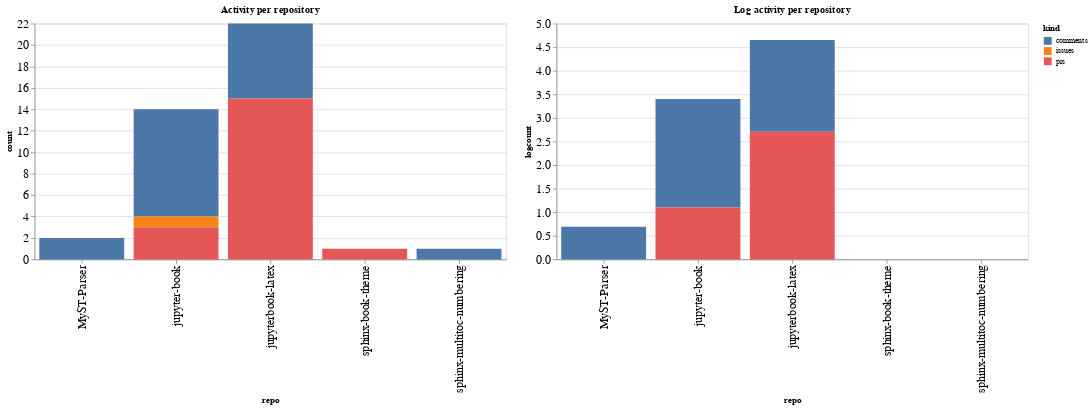

The code cell stored with this chart in its notebook:
### Code cell
ch1 = alt.Chart(repo_summaries, width=600, title="Activity per repository").mark_bar().encode(
    x='repo',
    y='count',
    color='kind',
    tooltip="kind"
)

ch2 = alt.Chart(repo_summaries, width=600, title="Log activity per repository").mark_bar().encode(
    x='repo',
    y='logcount',
    color='kind',
    tooltip="kind"
)

ch1 | ch2

### Figure 1 — Vega-Lite specification as saved in the notebook (floating-point values rounded to 4 significant figures)
{"config": {"axisLeft": {"labelFontSize": 15}, "axisBottom": {"labelFontSize": 15}}, "hconcat": [{"mark": "bar", "encoding": {"color": {"type": "nominal", "field": "kind"}, "tooltip": {"type": "nominal", "field": "kind"}, "x": {"type": "nominal", "field": "repo"}, "y": {"type": "quantitative", "field": "count"}}, "title": "Activity per repository", "width": 600}, {"mark": "bar", "encoding": {"color": {"type": "nominal", "field": "kind"}, "tooltip": {"type": "nominal", "field": "kind"}, "x": {"type": "nominal", "field": "repo"}, "y": {"type": "quantitative", "field": "logcount"}}, "title": "Log activity per repository", "width": 600}], "data": {"name": "data-540d50f4aa9c1ffec9ccdc4fbc9b0bf6"}, "$schema": "https://vega.github.io/schema/vega-lite/v4.8.1.json", "datasets": {"data-540d50f4aa9c1ffec9ccdc4fbc9b0bf6": [{"repo": "MyST-Parser", "kind": "comments", "count": 2, "logcount": 0.6931}, {"repo": "jupyter-book", "kind": "comments", "count": 10, "logcount": 2.303}, {"repo": "jupyter-book", "kind": "issues", "count": 1, "logcount": 0.0}, {"repo": "jupyter-book", "kind": "prs", "count": 3, "logcount": 1.099}, {"repo": "jupyterbook-latex", "kind": "comments", "count": 7, "logcount": 1.946}, {"repo": "jupyterbook-latex", "kind": "prs", "count": 15, "logcount": 2.708}, {"repo": "sphinx-book-theme", "kind": "prs", "count": 1, "logcount": 0.0}, {"repo": "sphinx-multitoc-numbering", "kind": "comments", "count": 1, "logcount": 0.0}]}}
